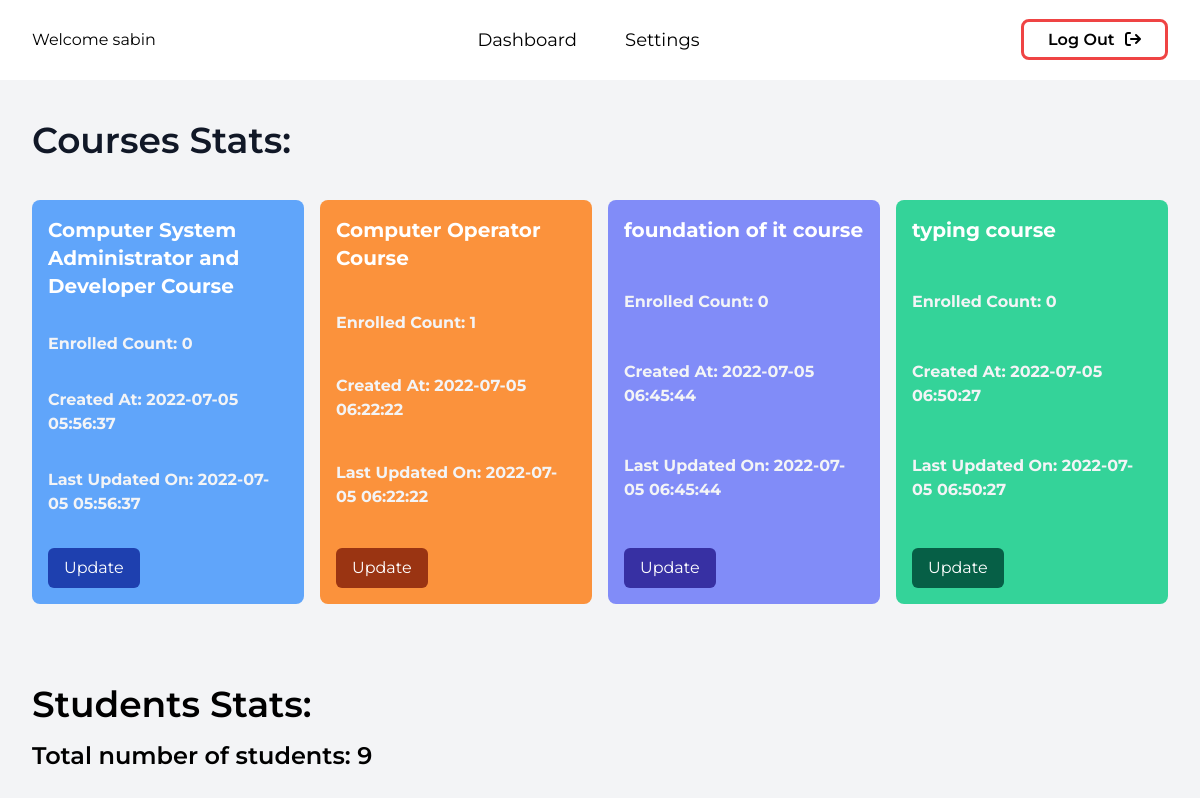
The page /admin/stats.php (signed in) on the database its author committed.
### tables this page shows
CREATE TABLE IF NOT EXISTS `courses` (
  `id` int NOT NULL AUTO_INCREMENT,
  `course_id` bigint NOT NULL,
  `course_name` varchar(250) NOT NULL,
  `course_title` varchar(250) NOT NULL,
  `course_price` int NOT NULL,
  `course_description` text NOT NULL,
  `course_curriculum_brief` text NOT NULL,
  `course_aim` text NOT NULL,
  `course_objectives` text NOT NULL,
  `course_salient_features` text NOT NULL,
  `course_entry_criteria` text NOT NULL,
  `course_structure_downloadable` text,
  `course_structure_details` text,
  `course_url` varchar(250) NOT NULL,
  `enrollment_count` bigint NOT NULL DEFAULT '0',
  `createdat` timestamp NOT NULL DEFAULT CURRENT_TIMESTAMP,
  `updatedat` timestamp NOT NULL DEFAULT CURRENT_TIMESTAMP,
  PRIMARY KEY (`id`),
  UNIQUE KEY `course_id` (`course_id`)
);

### controllers/admin/course/get-all-course.php (called while the page is built, shortened)
<?php
function get_all_course($fromIndex = false)
{
    if ($stmt = $conn->prepare("SELECT course_id, course_name, course_title, course_price, course_description, course_curriculum_brief, course_aim, course_objectives, course_salient_features, course_entry_criteria, course_structure_downloadable, course_url, enrollment_count ,createdat, updatedat  FROM courses")) {
        $stmt->execute();
        $stmt->store_result();
        if ($stmt->num_rows > 0) {
            return $stmt;
        } else {
            return false;
        }
    } else {
        return false;
    }
}

### controllers/admin/dashboard/get-students.php (called while the page is built)
<?php
function get_student_count()
{
    require("../../models/db/connectDB.php");
    if ($stmt = $conn->prepare("SELECT * FROM users")) {
        $stmt->execute();
        $stmt->store_result();
        return $stmt->affected_rows;
    } else {
        return null;
    }
}

### public/admin/stats.php (the view, shortened to what this page needs)
<!DOCTYPE html>
<html lang="en">
<head>
    <link rel="stylesheet" href="../assets/styles/style.css">
    <link rel="stylesheet" href="https://cdnjs.cloudflare.com/ajax/libs/font-awesome/6.1.1/css/all.min.css" />
</head>
<body>
    <?php
    require_once("./include/navbar.php")
    ?>
    <section class="bg-gray-100">
        <section class="bg-gray-100 min-h-[88.5vh]">
            <section class="max-w-[1400px] mx-auto px-8">
                <section class="py-10">
                    <h1 class="text-2xl font-semibold md:text-4xl text-gray-900">Courses Stats: </h1>
                    <?php
                    require_once("../../controllers/admin/course/get-all-course.php");
                    $stmt = get_all_course();
                    $stmt->bind_result($course_id, $course_name, $course_title, $course_price, $course_description, $course_curriculum_brief, $course_aim, $course_objectives, $course_salient_features, $course_entry_criteria, $course_structure_downloadable, $course_url, $enrollment_count, $createdat, $updatedat);
                    echo '<section class="grid grid-cols-1 md:grid-cols-2 lg:grid-cols-4 mx-auto gap-4 my-10">';
                    while ($stmt->fetch()) {
                        echo '
                    <div class="rounded-lg p-4 text-white cursor-default transition-all space-y-8 h-auto overflow-hidden flex flex-col justify-between colorful ">
                            <p class="font-bold text-xl">' . $course_name . '</p>
                            <p class="font-bold text-gray-100">Enrolled Count: ' . $enrollment_count . '</p>
                            <p class="font-bold text-gray-100">Created At: ' . $createdat . '</p>
                            <p class="font-bold text-gray-100">Last Updated On: ' . $updatedat . '</p>
                            <a href="./edit-course.php?id=' . $course_id . '" class="btn px-4 py-2 rounded-md w-min hover:scale-105 transition-all">Update</a>
                    </div>
                    ';
                    }
                    echo '
                        </section>
                    ';
                    ?>
                </section>
                <section class="pb-10">
                    <h1 class="font-semibold text-2xl md:text-4xl">Students Stats:</h1>
                    <?php
                    require_once("../../controllers/admin/dashboard/get-students.php");
                    $res = get_student_count();
                    ?>
                    <h3 class="text-lg md:text-2xl font-semibold my-4">Total number of students: <?= $res; ?></h3>
                </section>
            </section>
        </section>
    </section>
</body>
</html>

### public/assets/styles/style.css (style rules this page uses)
html { line-height: 1.5; -webkit-text-size-adjust: 100%; -moz-tab-size: 4; -o-tab-size: 4; tab-size: 4; font-family: ui-sans-serif, system-ui, -apple-system, BlinkMacSystemFont, "Segoe UI", Roboto, "Helvetica Neue", Arial, "Noto Sans", sans-serif, "Apple Color Emoji", "Segoe UI Emoji", "Segoe UI Symbol", "Noto Color Emoji"; }
body { margin: 0; line-height: inherit; }
h1, h2, h3, h4, h5, h6 { font-size: inherit; font-weight: inherit; }
a { color: inherit; text-decoration: inherit; }
blockquote, dl, dd, h1, h2, h3, h4, h5, h6, hr, figure, p, pre { margin: 0; }
.mx-auto { margin-left: auto; margin-right: auto; }
.my-4 { margin-top: 1rem; margin-bottom: 1rem; }
.my-10 { margin-top: 2.5rem; margin-bottom: 2.5rem; }
.flex { display: flex; }
.grid { display: grid; }
.h-auto { height: auto; }
.min-h-\[88\.5vh\] { min-height: 88.5vh; }
.w-min { width: -webkit-min-content; width: -moz-min-content; width: min-content; }
.max-w-\[1400px\] { max-width: 1400px; }
.cursor-default { cursor: default; }
.grid-cols-1 { grid-template-columns: repeat(1, minmax(0, 1fr)); }
.flex-col { flex-direction: column; }
.justify-between { justify-content: space-between; }
.gap-4 { gap: 1rem; }
.space-y-8 > :not([hidden]) ~ :not([hidden]) { --tw-space-y-reverse: 0; margin-top: calc(2rem * calc(1 - var(--tw-space-y-reverse))); margin-bottom: calc(2rem * var(--tw-space-y-reverse)); }
.overflow-hidden { overflow: hidden; }
.rounded-md { border-radius: 0.375rem; }
.rounded-lg { border-radius: 0.5rem; }
.bg-gray-100 { --tw-bg-opacity: 1; background-color: rgb(243 244 246 / var(--tw-bg-opacity)); }
.bg-blue-800 { --tw-bg-opacity: 1; background-color: rgb(30 64 175 / var(--tw-bg-opacity)); }
.bg-orange-800 { --tw-bg-opacity: 1; background-color: rgb(154 52 18 / var(--tw-bg-opacity)); }
.bg-indigo-800 { --tw-bg-opacity: 1; background-color: rgb(55 48 163 / var(--tw-bg-opacity)); }
.bg-blue-400 { --tw-bg-opacity: 1; background-color: rgb(96 165 250 / var(--tw-bg-opacity)); }
.bg-orange-400 { --tw-bg-opacity: 1; background-color: rgb(251 146 60 / var(--tw-bg-opacity)); }
.bg-indigo-400 { --tw-bg-opacity: 1; background-color: rgb(129 140 248 / var(--tw-bg-opacity)); }
.bg-emerald-400 { --tw-bg-opacity: 1; background-color: rgb(52 211 153 / var(--tw-bg-opacity)); }
.bg-emerald-800 { --tw-bg-opacity: 1; background-color: rgb(6 95 70 / var(--tw-bg-opacity)); }
.p-4 { padding: 1rem; }
.px-8 { padding-left: 2rem; padding-right: 2rem; }
.px-4 { padding-left: 1rem; padding-right: 1rem; }
.py-2 { padding-top: 0.5rem; padding-bottom: 0.5rem; }
.py-10 { padding-top: 2.5rem; padding-bottom: 2.5rem; }
.pb-10 { padding-bottom: 2.5rem; }
.text-lg { font-size: 1.125rem; line-height: 1.75rem; }
.text-2xl { font-size: 1.5rem; line-height: 2rem; }
.text-xl { font-size: 1.25rem; line-height: 1.75rem; }
.font-bold { font-weight: 700; }
.font-semibold { font-weight: 600; }
.text-white { --tw-text-opacity: 1; color: rgb(255 255 255 / var(--tw-text-opacity)); }
.text-gray-900 { --tw-text-opacity: 1; color: rgb(17 24 39 / var(--tw-text-opacity)); }
.text-gray-100 { --tw-text-opacity: 1; color: rgb(243 244 246 / var(--tw-text-opacity)); }
.transition-all { transition-property: all; transition-timing-function: cubic-bezier(0.4, 0, 0.2, 1); transition-duration: 150ms; }
body, html { font-family: "Montserrat", sans-serif; scroll-behavior: smooth; }
@media (min-width: 768px) { .md\:grid-cols-2 { grid-template-columns: repeat(2, minmax(0, 1fr)); } }
@media (min-width: 768px) { .md\:text-4xl { font-size: 2.25rem; line-height: 2.5rem; } }
@media (min-width: 768px) { .md\:text-2xl { font-size: 1.5rem; line-height: 2rem; } }
@media (min-width: 1024px) { .lg\:grid-cols-4 { grid-template-columns: repeat(4, minmax(0, 1fr)); } }

### rows shown on the page
courses: course_name "Computer System Administrator and Developer Course", enrollment_count "0", createdat "2022-07-05 05:56:37", updatedat "2022-07-05 05:56:37"
courses: course_name "Computer Operator Course", enrollment_count "1", createdat "2022-07-05 06:22:22", updatedat "2022-07-05 06:22:22"
courses: course_name "foundation of it course", enrollment_count "0", createdat "2022-07-05 06:45:44", updatedat "2022-07-05 06:45:44"
courses: course_name "typing course", enrollment_count "0", createdat "2022-07-05 06:50:27", updatedat "2022-07-05 06:50:27"

### other values the page prints
$_SESSION["admin_username"] "sabin"
$res "9"
